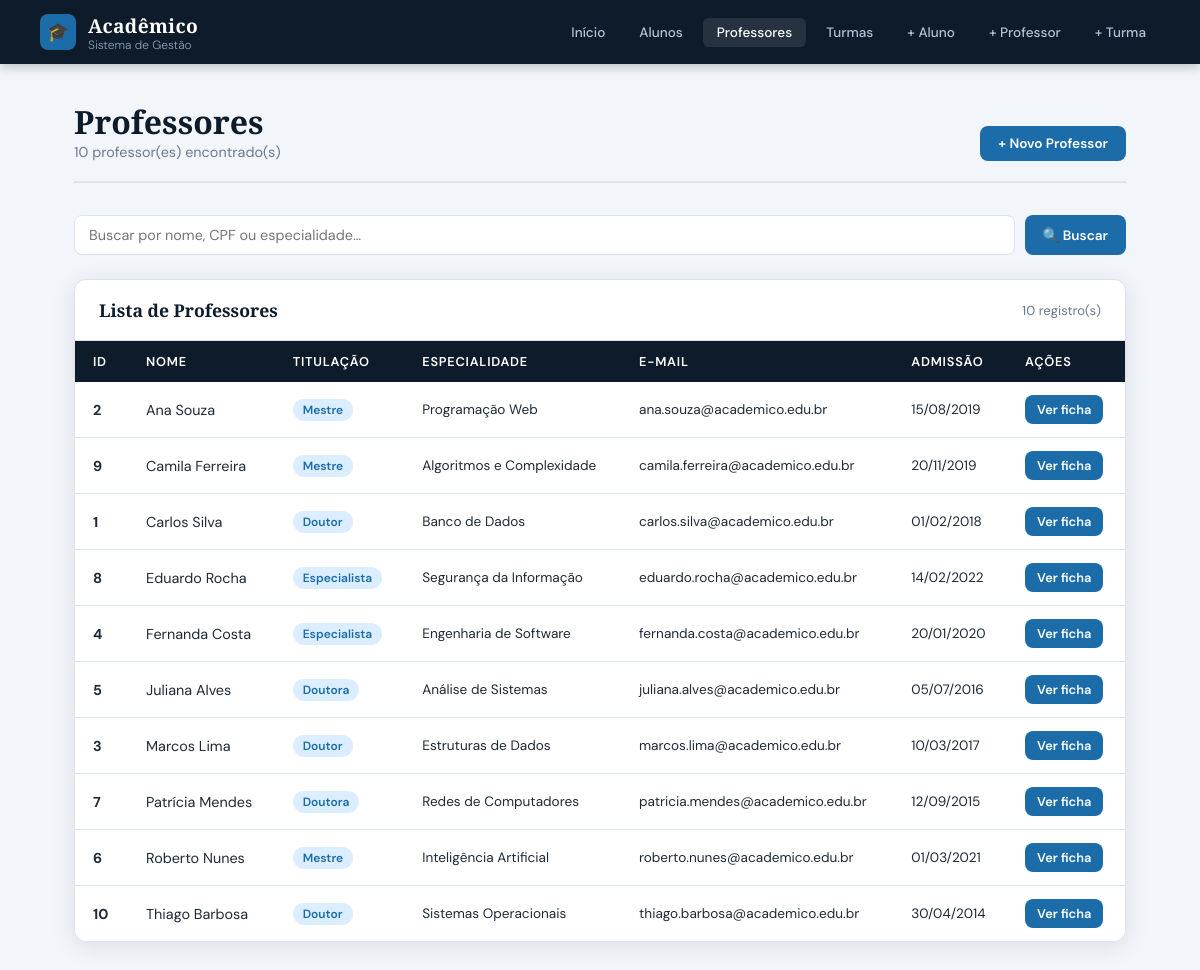
/professores_lista.php, run on the app's committed database.
### tables this page shows
CREATE TABLE `professor` (
  `idprofessor`   INT(5)       NOT NULL AUTO_INCREMENT,
  `nomeprofessor` VARCHAR(80)  NOT NULL,
  `cpf`           CHAR(14)     NOT NULL,
  `email`         VARCHAR(100) NOT NULL,
  `telefone`      VARCHAR(20)  DEFAULT NULL,
  `titulacao`     VARCHAR(50)  DEFAULT NULL,
  `especialidade` VARCHAR(100) DEFAULT NULL,
  `data_admissao` DATE         DEFAULT NULL,
  `ativo`         TINYINT(1)   NOT NULL DEFAULT 1,
  PRIMARY KEY (`idprofessor`)
);

### professores_lista.php (the view, shortened to what this page needs)
<?php
$pagina_atual  = 'professores';
include('./_header.php');
include('./conect.php');
$busca = isset($_GET['busca']) ? mysqli_real_escape_string($con, trim($_GET['busca'])) : '';
if ($busca !== '') {
  $query = "SELECT * FROM professor WHERE ativo=1
            AND (nomeprofessor LIKE '%$busca%' OR cpf LIKE '%$busca%' OR especialidade LIKE '%$busca%')
            ORDER BY nomeprofessor";
} else {
  $query = "SELECT * FROM professor WHERE ativo=1 ORDER BY nomeprofessor";
}
$resultado = mysqli_query($con, $query);
$total     = mysqli_num_rows($resultado);
?>
<main class="page">
  <div class="page-header">
    <div>
      <h2>Professores</h2>
      <p><?php echo $total ?> professor(es) encontrado(s)</p>
    </div>
    <a href="professorcadas.php" class="btn btn-primary">+ Novo Professor</a>
  </div>
  <form method="GET" action="professores_lista.php" style="margin-bottom:24px;display:flex;gap:10px;">
    <input type="text" name="busca" value="<?php echo htmlspecialchars($busca) ?>"
           placeholder="Buscar por nome, CPF ou especialidade…"
           style="flex:1;padding:10px 14px;border:1.5px solid var(--border);border-radius:8px;
                  font-family:'DM Sans',sans-serif;font-size:.9rem;outline:none;">
    <button type="submit" class="btn btn-primary">🔍 Buscar</button>
  </form>
  <div class="table-card">
    <div class="table-toolbar">
      <h3>Lista de Professores</h3>
      <span style="font-size:.82rem;color:var(--muted);"><?php echo $total ?> registro(s)</span>
    </div>
    <?php if ($total === 0): ?>
    <div class="empty-state">
      <div class="icon">🔍</div>
      <p>Nenhum professor encontrado<?php echo $busca ? " para \"$busca\"" : '' ?>.</p>
    </div>
    <?php else: ?>
    <div style="overflow-x:auto;">
      <table class="data-table">
        <thead>
          <tr>
            <th>ID</th>
            <th>Nome</th>
            <th>Titulação</th>
            <th>Especialidade</th>
            <th>E-mail</th>
            <th>Admissão</th>
            <th>Ações</th>
          </tr>
        </thead>
        <tbody>
          <?php while ($p = mysqli_fetch_assoc($resultado)): ?>
          <tr>
            <td><strong><?php echo $p['idprofessor'] ?></strong></td>
            <td><?php echo htmlspecialchars($p['nomeprofessor']) ?></td>
            <td>
              <?php if ($p['titulacao']): ?>
              <span class="badge badge-blue"><?php echo htmlspecialchars($p['titulacao']) ?></span>
              <?php else: echo '—'; endif; ?>
            </td>
            <td style="font-size:.85rem;"><?php echo htmlspecialchars($p['especialidade']) ?: '—' ?></td>
            <td style="font-size:.85rem;"><?php echo htmlspecialchars($p['email']) ?></td>
            <td style="font-size:.85rem;"><?php echo $p['data_admissao'] ? date('d/m/Y', strtotime($p['data_admissao'])) : '—' ?></td>
            <td>
              <a href="professor_ficha.php?id=<?php echo $p['idprofessor'] ?>" class="btn btn-sm btn-primary">Ver ficha</a>
            </td>
          </tr>
          <?php endwhile; ?>
        </tbody>
      </table>
    </div>
    <?php endif; ?>
  </div>
</main>
</body>
</html>

### _header.php (shortened to what this page needs)
<!DOCTYPE html>
<html lang="pt-br">
<head>
  <link rel="stylesheet" href="estilo.css">
</head>
<body>
<header class="topbar">
  <a href="index.php" class="topbar-brand">
    <div class="logo-icon">🎓</div>
    <div>
      <h1>Acadêmico</h1>
      <span>Sistema de Gestão</span>
    </div>
  </a>
  <nav class="topbar-nav">
    <a href="index.php"              class="<?php echo $pagina_atual==='home'       ? 'active':'' ?>">Início</a>
    <a href="alunos_lista.php"       class="<?php echo $pagina_atual==='alunos'     ? 'active':'' ?>">Alunos</a>
    <a href="professores_lista.php"  class="<?php echo $pagina_atual==='professores'? 'active':'' ?>">Professores</a>
    <a href="turmas_lista.php"       class="<?php echo $pagina_atual==='turmas'     ? 'active':'' ?>">Turmas</a>
    <a href="alunocadas.php"         class="<?php echo $pagina_atual==='cad_aluno'  ? 'active':'' ?>">+ Aluno</a>
    <a href="professorcadas.php"     class="<?php echo $pagina_atual==='cad_prof'   ? 'active':'' ?>">+ Professor</a>
    <a href="turmacadas.php"         class="<?php echo $pagina_atual==='cad_turma'  ? 'active':'' ?>">+ Turma</a>
  </nav>
</header>

### estilo.css (style rules this page uses)
*, *::before, *::after { box-sizing: border-box; margin: 0; padding: 0; }
:root { --navy: #0d1b2a; --teal: #1b6ca8; --teal-l: #2485c7; --gold: #e8a020; --bg: #f2f5f9; --card: #ffffff; --border: #dde3ed; --text: #1e2a38; --muted: #6b7a8d; --danger: #c0392b; --success:#1a7a4a; --radius: 12px; --shadow: 0 4px 24px rgba(13,27,42,.10); }
body { font-family: 'DM Sans', sans-serif; background: var(--bg); color: var(--text); min-height: 100vh; }
.topbar { background: var(--navy); color: #fff; display: flex; align-items: center; justify-content: space-between; padding: 0 40px; height: 64px; box-shadow: 0 2px 12px rgba(0,0,0,.25); }
.topbar-brand { display: flex; align-items: center; gap: 12px; text-decoration: none; color: inherit; }
.topbar-brand .logo-icon { width: 36px; height: 36px; background: var(--teal); border-radius: 8px; display: grid; place-items: center; font-size: 18px; }
.topbar-brand h1 { font-family: 'Playfair Display', serif; font-size: 1.2rem; letter-spacing: .02em; }
.topbar-brand span { font-size: .75rem; color: #8ba4be; display: block; font-weight: 300; margin-top: -2px; }
.topbar-nav { display: flex; gap: 6px; }
.topbar-nav a { color: #b0c4d8; text-decoration: none; font-size: .85rem; font-weight: 500; padding: 6px 14px; border-radius: 6px; transition: background .2s, color .2s; }
.topbar-nav a:hover, .topbar-nav a.active { background: rgba(255,255,255,.10); color: #fff; }
.page { max-width: 1100px; margin: 0 auto; padding: 40px 24px 60px; }
.page-header { display: flex; align-items: flex-end; justify-content: space-between; margin-bottom: 32px; border-bottom: 2px solid var(--border); padding-bottom: 20px; }
.page-header h2 { font-family: 'Playfair Display', serif; font-size: 2rem; color: var(--navy); line-height: 1.1; }
.page-header p { font-size: .9rem; color: var(--muted); margin-top: 4px; }
.btn { display: inline-flex; align-items: center; gap: 6px; padding: 9px 18px; border-radius: 8px; font-family: 'DM Sans', sans-serif; font-size: .85rem; font-weight: 600; text-decoration: none; cursor: pointer; border: none; transition: background .2s, transform .15s; }
.btn-primary { background: var(--teal); color: #fff; }
.btn-sm { padding: 6px 12px; font-size: .8rem; }
.table-card { background: var(--card); border: 1px solid var(--border); border-radius: var(--radius); box-shadow: var(--shadow); overflow: hidden; }
.table-toolbar { display: flex; align-items: center; justify-content: space-between; padding: 18px 24px; border-bottom: 1px solid var(--border); }
.table-toolbar h3 { font-family: 'Playfair Display', serif; font-size: 1.1rem; color: var(--navy); }
table.data-table { width: 100%; border-collapse: collapse; }
table.data-table thead { background: var(--navy); color: #fff; }
table.data-table thead th { padding: 12px 18px; font-size: .8rem; font-weight: 600; text-transform: uppercase; letter-spacing: .06em; text-align: left; }
table.data-table tbody tr { border-bottom: 1px solid var(--border); transition: background .15s; }
table.data-table tbody tr:last-child { border-bottom: none; }
table.data-table tbody td { padding: 13px 18px; font-size: .9rem; }
.badge { display: inline-block; padding: 3px 10px; border-radius: 20px; font-size: .75rem; font-weight: 600; }
.badge-blue { background: #dbeeff; color: var(--teal); }

### data on the page
professor: idprofessor "2", nomeprofessor "Ana Souza", titulacao "Mestre", especialidade "Programação Web", email "ana.souza@academico.edu.br", data_admissao "15/08/2019"
professor: idprofessor "9", nomeprofessor "Camila Ferreira", titulacao "Mestre", especialidade "Algoritmos e Complexidade", email "camila.ferreira@academico.edu.br", data_admissao "20/11/2019"
professor: idprofessor "1", nomeprofessor "Carlos Silva", titulacao "Doutor", especialidade "Banco de Dados", email "carlos.silva@academico.edu.br", data_admissao "01/02/2018"
professor: idprofessor "8", nomeprofessor "Eduardo Rocha", titulacao "Especialista", especialidade "Segurança da Informação", email "eduardo.rocha@academico.edu.br", data_admissao "14/02/2022"
professor: idprofessor "4", nomeprofessor "Fernanda Costa", titulacao "Especialista", especialidade "Engenharia de Software", email "fernanda.costa@academico.edu.br", data_admissao "20/01/2020"
professor: idprofessor "5", nomeprofessor "Juliana Alves", titulacao "Doutora", especialidade "Análise de Sistemas", email "juliana.alves@academico.edu.br", data_admissao "05/07/2016"
professor: idprofessor "3", nomeprofessor "Marcos Lima", titulacao "Doutor", especialidade "Estruturas de Dados", email "marcos.lima@academico.edu.br", data_admissao "10/03/2017"
professor: idprofessor "7", nomeprofessor "Patrícia Mendes", titulacao "Doutora", especialidade "Redes de Computadores", email "patricia.mendes@academico.edu.br", data_admissao "12/09/2015"
professor: idprofessor "6", nomeprofessor "Roberto Nunes", titulacao "Mestre", especialidade "Inteligência Artificial", email "roberto.nunes@academico.edu.br", data_admissao "01/03/2021"
professor: idprofessor "10", nomeprofessor "Thiago Barbosa", titulacao "Doutor", especialidade "Sistemas Operacionais", email "thiago.barbosa@academico.edu.br", data_admissao "30/04/2014"

### other printed values
$total "10"
